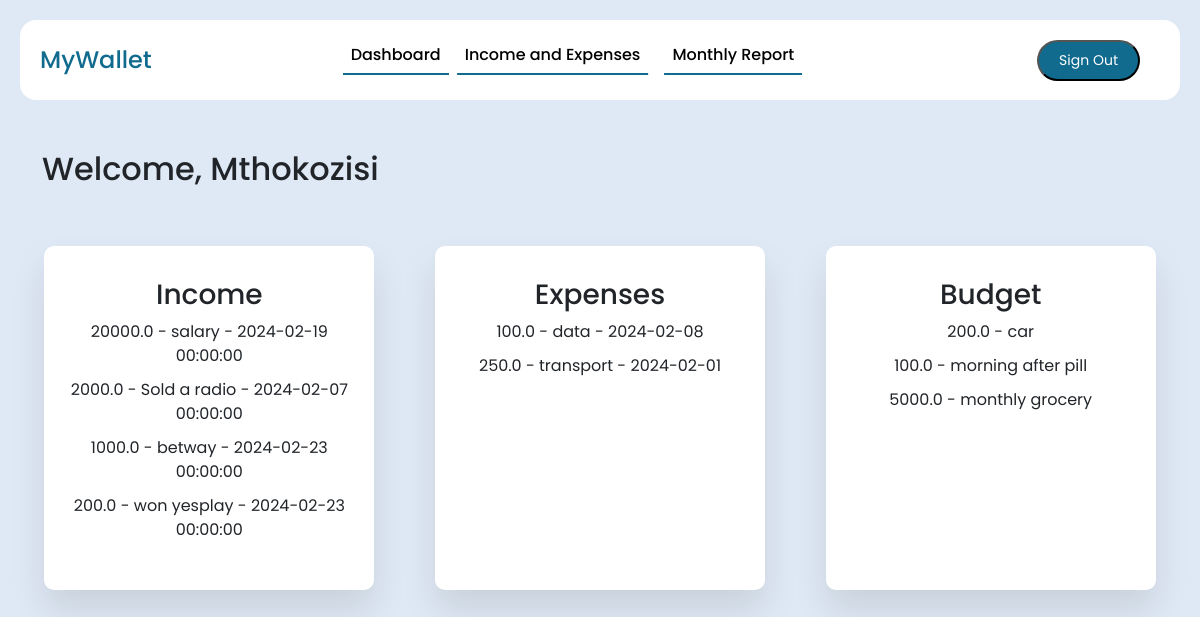
Page / (signed in) on the earlier database version.
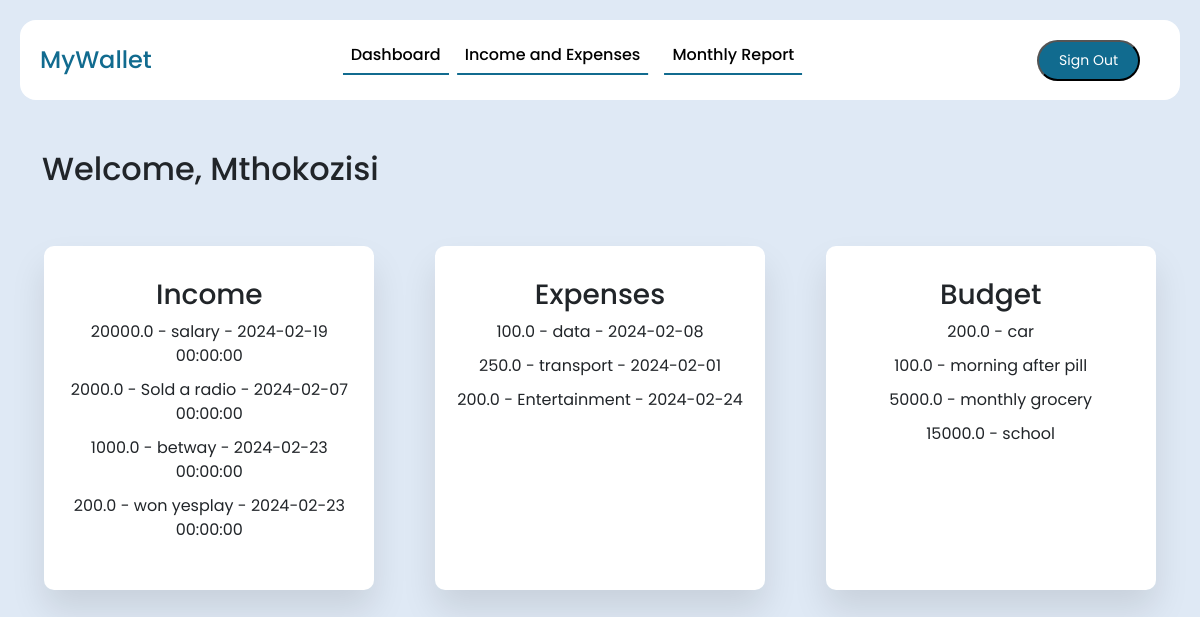
Same page on the later database version.
### website/models.py (models this page shows, shortened)
class Income(db.Model):
    id = db.Column(db.Integer, primary_key=True)
    amount = db.Column(db.Float, nullable=False)
    date = db.Column(db.DateTime(timezone=True),default=func.now())
    category = db.Column(db.String(50), nullable=False)
    user_id = db.Column(db.Integer, db.ForeignKey('user.id'), nullable=False)

class Expense(db.Model):
    id = db.Column(db.Integer, primary_key=True)
    amount = db.Column(db.Float, nullable=False)
    date = db.Column(db.Date, nullable=False)
    category = db.Column(db.String(50), nullable=False)
    user_id = db.Column(db.Integer, db.ForeignKey('user.id'),nullable=False)

class Budget(db.Model):
    id = db.Column(db.Integer, primary_key=True)
    category = db.Column(db.String(50), nullable=False)
    amount = db.Column(db.Float, nullable=False)
    user_id = db.Column(db.Integer, db.ForeignKey('user.id'),nullable=False)

### website/views.py (the view)
@views.route('/')
@login_required
def home():
    return render_template('home.html',user=current_user)

### website/__init__.py (called while the page is built)
def create_app():
    app = Flask(__name__)
    app.config['SECRET_KEY'] = 'the secret key'
    app.config['SQLALCHEMY_DATABASE_URI'] = f'sqlite:///{DB_NAME}'
    db.init_app(app)
    from .views import views
    from .auth import auth
    from .models import User
    app.register_blueprint(views, url_prefix='/')
    app.register_blueprint(auth, url_prefix='/')
    login_manager = LoginManager()
    login_manager.login_view= 'auth.sign_in'  # type: ignore
    login_manager.init_app(app)
    @login_manager.user_loader
    def load_user(id):
        return User.query.get(int(id))
    with app.app_context(): #can remove this line if don't solve problem
        create_database()
    return app

### website/templates/home.html (shortened to what this page needs)
<!DOCTYPE html>
<html lang="en">
  <head>
    <link
      href="https://cdn.jsdelivr.net/npm/bootstrap@5.3.2/dist/css/bootstrap.min.css"
      rel="stylesheet"
    />
    <link
      rel="stylesheet"
      type="text/css"
      href="{{ url_for('static', filename='styles.css') }}"
    />
    <link
      rel="stylesheet"
      type="text/css"
      href="{{ url_for('static', filename='home.css') }}"
    />
    <link
      rel="stylesheet"
      type="text/css"
      href="{{ url_for('static', filename='navbar.css') }}"
    />
  </head>
  <body>
    <header class="navbar-header">
      <nav class="navbar navbar-expand-lg fixed-top">
        <div class="container-fluid">
          <a class="navbar-brand me-auto" href="{{url_for('views.home')}}">MyWallet</a>
          <div
            class="offcanvas offcanvas-end"
            tabindex="-1"
            id="offcanvasNavbar"
            aria-labelledby="offcanvasNavbarLabel"
          >
            <div class="offcanvas-body">
              <ul class="navbar-nav justify-content-center flex-grow-1 pe-3">
                <li class="nav-item">
                  <a
                    class="nav-link active"
                    aria-current="page"
                    href="{{url_for('views.dashboard')}}"
                    >Dashboard</a
                  >
                </li>
                <li class="nav-item">
                  <a
                    class="nav-link active mx-lg-2"
                    aria-current="page"
                    href="{{url_for('views.income_expense')}}"
                    >Income and Expenses</a
                  >
                </li>
                <li class="nav-item">
                  <a
                    class="nav-link active mx-lg-2"
                    aria-current="page"
                    href="{{url_for('views.monthly_report')}}"
                    >Monthly Report</a
                  >
                </li>
              </ul>
            </div>
          </div>
          <a href="{{ url_for('auth.sign_out') }}"><button class="signout-button">Sign Out</button></a>
        </div>
      </nav>
    </header>
    <div class="container">
      <h2>Welcome, {{ user.first_name }}</h2>
    <div class="rex">
      <div class="wrapper">
        <h3>Income</h3>
        <ul>
          {% for income_entry in user.income_entries %}
          <li>
            {{ income_entry.amount }} - {{ income_entry.category }} - {{
            income_entry.date }}
          </li>
          {% endfor %}
        </ul>
      </div>
      <div class="wrapper">
        <h3>Expenses</h3>
        <ul>
          {% for expense_entry in user.expense_entries %}
          <li>
            {{ expense_entry.amount }} - {{ expense_entry.category }} - {{
            expense_entry.date }}
          </li>
          {% endfor %}
        </ul>
      </div>
      <div class="wrapper">
        <h3>Budget</h3>
        <ul>
          {% for budget_entry in user.budget_entries %}
          <li>{{ budget_entry.amount }} - {{ budget_entry.category }}</li>
          {% endfor %}
        </ul>
      </div>
    </div>
    </div>
  </body>
</html>

Differences in the rows shown:
added Expense: amount "200.0", category "Entertainment", date "2024-02-24"
added Budget: amount "15000.0", category "school"
